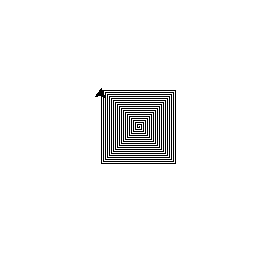

The script that drew this image:
import turtle as t

for i in range(100):
    t.fd(i)
    t.right(90)
    
